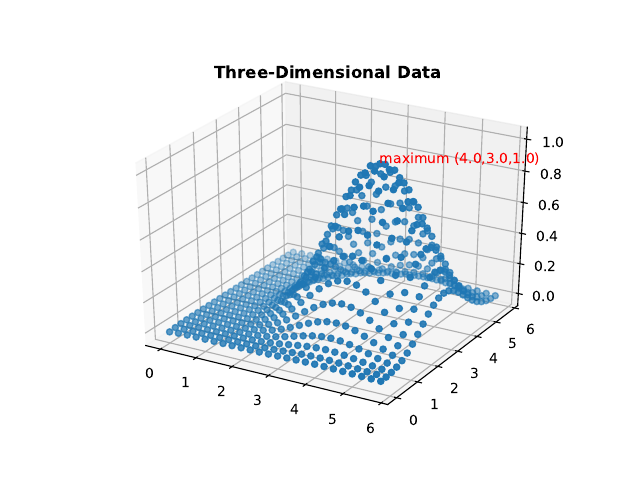

Generate this figure with Python:
from mpl_toolkits import mplot3d
import numpy as np
import matplotlib.pyplot as plt

# load data
data = np.loadtxt('Data1_2.txt')

# find the index of the maximum
maxindex = np.argmax(data[:,2])
# coordinates of the maximum
max_coord = data[maxindex]

# plot the datas
ax = plt.axes(projection='3d')
plt.rcParams['figure.figsize'] = (20.0, 10.0)
ax.scatter3D(data[:,0], data[:,1], data[:,2])
ax.set_title('Three-Dimensional Data', weight='bold')

# annotate the maximum
x,y,z = tuple(max_coord)
ax.text(x,y,z, f'maximum ({x},{y},{z})', c='r')

plt.savefig('problem5.pdf')

plt.show()

